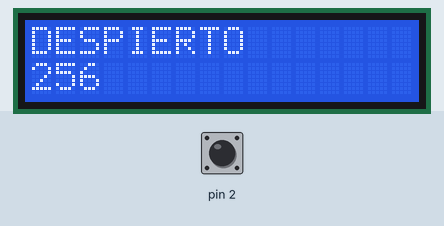
This sketch was run on a simulated Arduino Uno, built for the host (arithmetic inside an expression is 32-bit, double 64-bit). Shown: 16×2 character LCD. The inputs (shaded band) are chosen by the test bench; at power-on: pin 2 HIGH. EEPROM starts erased; what the sketch prints to the serial monitor is not drawn.

Above: at 0.24 s.
At 4.99 s:
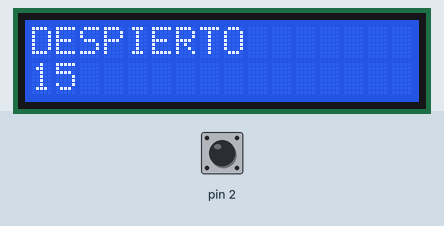
At 10.07 s:
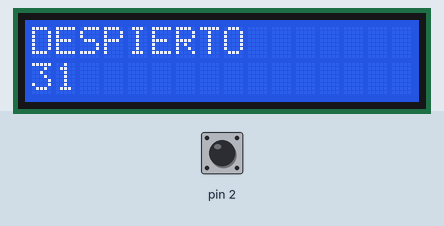
At 19.9 s:
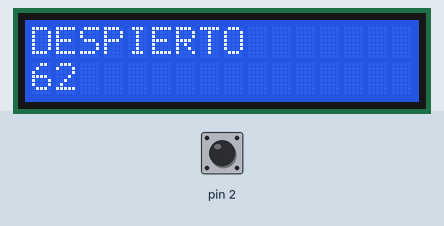
At 29.74 s:
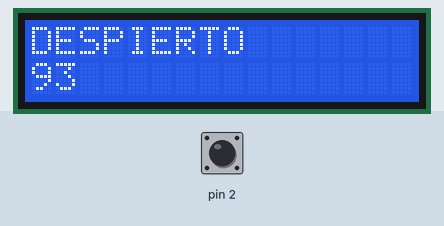
At 39.6 s:
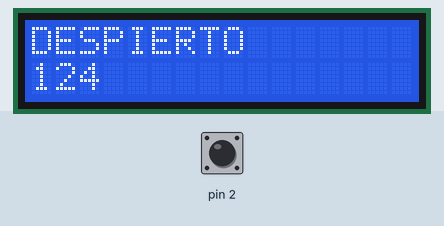

The sketch:

ejercicio_21.ino
```cpp
#include<avr/wdt.h>
#include<EEPROM.h>
#include <Wire.h>
#include <LiquidCrystal_I2C.h>

LiquidCrystal_I2C lcd(0x27, 16, 2); // Dirección I2C y tamaño de la pantalla

int i;

void setup(){
  Serial.begin(9600);
  lcd.init();
  lcd.backlight();
  lcd.print("DESPIERTO");
  Serial.println("DESPIERTO");
  attachInterrupt(0,activacion,LOW);
  i=EEPROM.read(0);
}

void loop(){
  Serial.println(i++);
  lcd.setCursor(0, 1);
  lcd.print(i);
  lcd.print("                ");
  if(i<255){
    EEPROM.write(0,i);
  } else {
    i=0;
  }
  delay(300);
}

void activacion(){
  wdt_disable();
  wdt_enable(WDTO_4S);
}
```
